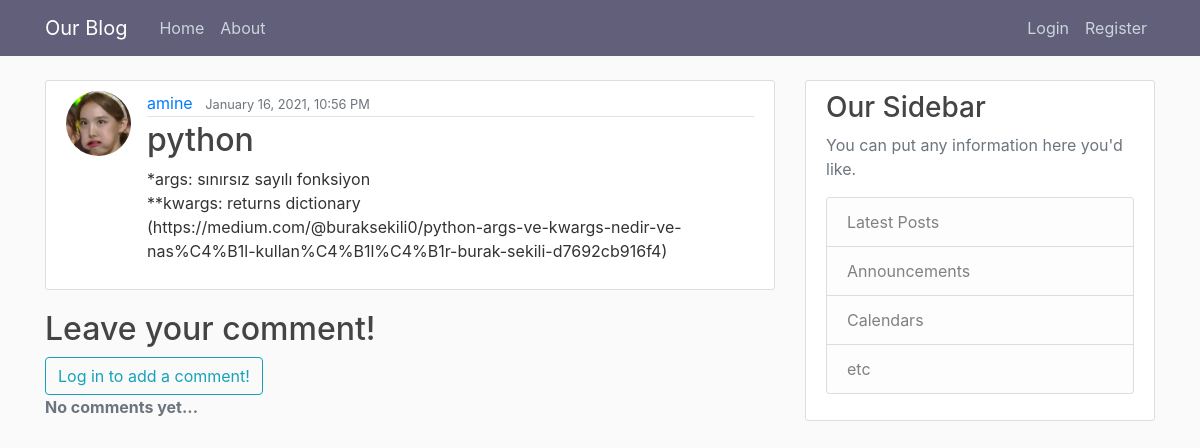
The page /post/8/ on the database as committed earlier.
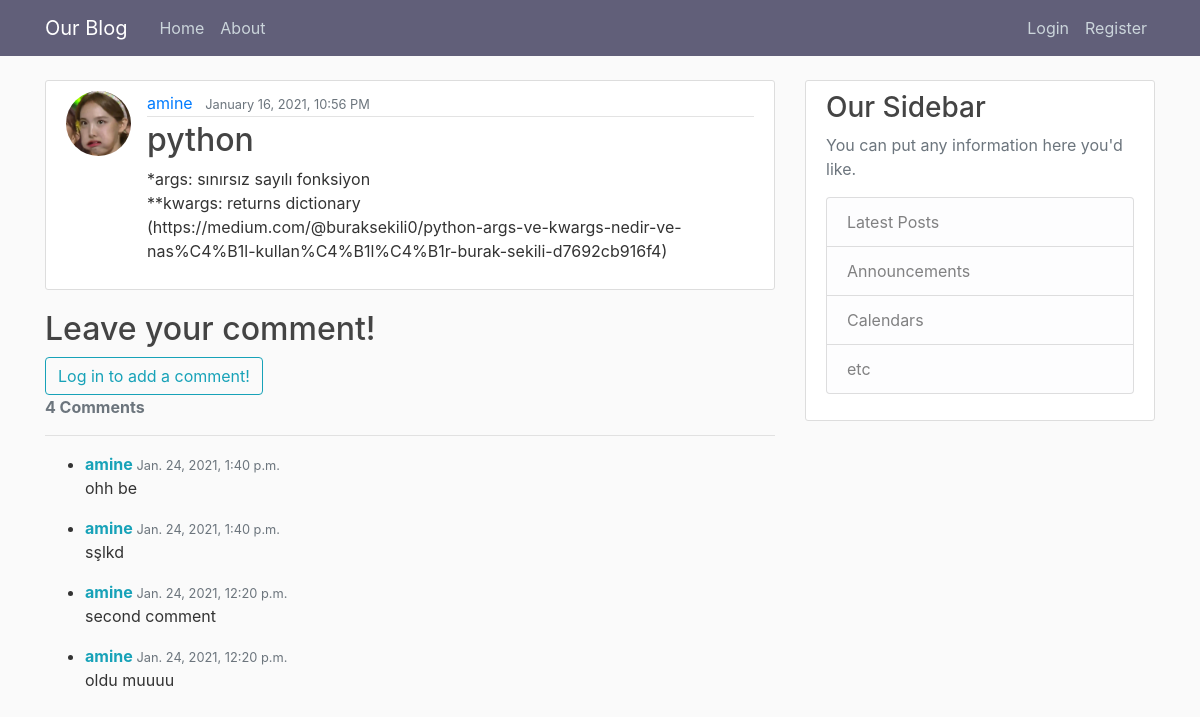
The same page on the database as committed later.
### blog/models.py (models this page shows, shortened)
class Post(models.Model):
	title = models.CharField(max_length=100)
	content = models.TextField()
	date_posted = models.DateTimeField(default=timezone.now)
	author = models.ForeignKey(User, on_delete=models.CASCADE)
	@property
	def number_of_comments(self):
		return Comment.objects.filter(blogpost_connected=self).count()

class Comment(models.Model):
	blogpost_connected = models.ForeignKey(Post, related_name='comments', on_delete=models.CASCADE)
	author = models.ForeignKey(User, on_delete=models.CASCADE)
	content = models.TextField()
	date_posted = models.DateTimeField(default=timezone.now)

### users/models.py (models this page shows, shortened)
class Profile(models.Model):
    user = models.OneToOneField(User, on_delete=models.CASCADE)  # cascade: if user is deleted, delete the profile
    image = models.ImageField(default='default.jpg', upload_to='profile_pics')

### blog/views.py (the view, shortened to what this page needs)
# urls.py: path('post/<int:pk>/', PostDetailView.as_view(), name='post-detail'),
class PostDetailView(DetailView):
    model = Post
    def get_context_data(self, **kwargs):
        data = super().get_context_data(**kwargs)
        comments_connected = Comment.objects.filter(blogpost_connected=self.get_object()).order_by('-date_posted')
        data['comments'] = comments_connected
        if self.request.user.is_authenticated:
            data['comment_form'] = NewCommentForm(instance=self.request.user)
        return data

### blog/templates/blog/post_detail.html (shortened to what this page needs)
{% extends "blog/base.html" %}
{% load crispy_forms_tags %}
{% block content %}
	<article class="media content-section">
	  <img class="rounded-circle article-img" src="{{ object.author.profile.image.url }}">
	  <div class="media-body">
		<div class="article-metadata">
		  <a class="mr-2" href="#">{{ object.author }}</a>
		  <small class="text-muted">{{ object.date_posted|date:"F d, Y, h:i A" }}</small>
		</div>
		<h2 class="article-title">{{ object.title }}</h2>
		<p class="article-content">{{ object.content }}</p>
	  </div>
	</article>
	<h2>Leave your comment!</h2>
	<div id="comments-section">
		{% if user.is_authenticated %}
		<form method="POST">
			{% csrf_token %}
			<fieldset class="form-group">
                {{ comment_form|crispy }}
			</fieldset>
			<div class="form-group">
                <button class="btn btn-outline-info" type="submit">Add Comment</button>
            </div>
		</form>
		{% else %}
		<a class="btn btn-outline-info" href="{% url 'login' %}?next={{request.path}}">Log in to add a comment!</a><br>
		{% endif %}
		{% if comments %}
		  <strong class="text-secondary">{{ object.number_of_comments }} Comment{{ object.number_of_comments|pluralize }}</strong>
		  <hr>
		  <ul>
			{% for comment in comments %}
			<li>
			 <div>
				<span>
				  <strong class="text-info">{{ comment.author }} </strong>
				  <small class="text-muted">{{ comment.date_posted }}</small>
				</span>
				<p>
				  {{ comment.content|safe }}
				</p>
			  </div>
			</li>
			{% endfor %}
		  </ul>
		  {% else %}
			<strong class="text-secondary">No comments yet...</strong>
		  {% endif %}
	</div>
{% endblock content %}

### blog/templates/blog/base.html (shortened to what this page needs)
{% load static %}
<!DOCTYPE html>
<html lang="en">
<head>
    <link rel="stylesheet" href="https://maxcdn.bootstrapcdn.com/bootstrap/4.0.0/css/bootstrap.min.css">
    <link rel="stylesheet" type="text/css" href="{% static 'blog/main.css' %}">
</head>
<body>
	<header class="site-header">
	  <nav class="navbar navbar-expand-md navbar-dark bg-steel fixed-top">
	    <div class="container">
	      <a class="navbar-brand mr-4" href="{% url 'blog-home' %}">Our Blog</a>
	      <div class="collapse navbar-collapse" id="navbarToggle">
	        <div class="navbar-nav mr-auto">
	          <a class="nav-item nav-link" href="{% url 'blog-home' %}">Home</a>
	          <a class="nav-item nav-link" href="{% url 'blog-about' %}">About</a>
	        </div>
	        <div class="navbar-nav">
			  {% if user.is_authenticated %}
				<a class="nav-item nav-link" href="{% url 'post-create' %}">New Post</a>
				<a class="nav-item nav-link" href="{% url 'profile' %}">Profile</a>
			  	<a class="nav-item nav-link" href="{% url 'logout' %}">Logout</a>
			  {% else %}
			  	<a class="nav-item nav-link" href="{% url 'login' %}">Login</a>
	          	<a class="nav-item nav-link" href="{% url 'register' %}">Register</a>
			  {% endif %}
	        </div>
	      </div>
	    </div>
	  </nav>
	</header>
	<main role="main" class="container">
	  <div class="row">
	    <div class="col-md-8">
	      	{% block content %}{% endblock %}
	    </div>
	    <div class="col-md-4">
	      <div class="content-section">
	        <h3>Our Sidebar</h3>
	        <p class='text-muted'>You can put any information here you'd like.
	          <ul class="list-group">
	            <li class="list-group-item list-group-item-light">Latest Posts</li>
	            <li class="list-group-item list-group-item-light">Announcements</li>
	            <li class="list-group-item list-group-item-light">Calendars</li>
	            <li class="list-group-item list-group-item-light">etc</li>
	          </ul>
	        </p>
	      </div>
	    </div>
	  </div>
	</main>
</body>
</html>

### blog/static/blog/main.css (style rules this page uses)
body { background: #fafafa; color: #333333; margin-top: 5rem; }
h1, h2, h3, h4, h5, h6 { color: #444444; }
ul { margin: 0; }
.bg-steel { background-color: #615f79; }
.site-header .navbar-nav .nav-link { color: #cbd5db; }
.content-section { background: #ffffff; padding: 10px 20px; border: 1px solid #dddddd; border-radius: 3px; margin-bottom: 20px; }
.article-title { color: #444444; }
.article-content { white-space: pre-line; }
.article-img { height: 65px; width: 65px; margin-right: 16px; }
.article-metadata { padding-bottom: 1px; margin-bottom: 4px; border-bottom: 1px solid #e3e3e3 }

Rows that differ between the two databases and show on the page:
shown differently, row unchanged: Post "python": number_of_comments (not shown) → "4"
added Comment: author "amine", date_posted "Jan. 24, 2021, 1:40 p.m.", content "ohh be"
added Comment: author "amine", date_posted "Jan. 24, 2021, 1:40 p.m.", content "sşlkd"
added Comment: author "amine", date_posted "Jan. 24, 2021, 12:20 p.m.", content "second comment"
added Comment: author "amine", date_posted "Jan. 24, 2021, 12:20 p.m.", content "oldu muuuu"
Other text that changed with them:
text no longer shown: "No comments yet..."
text now shown: "Comment"
